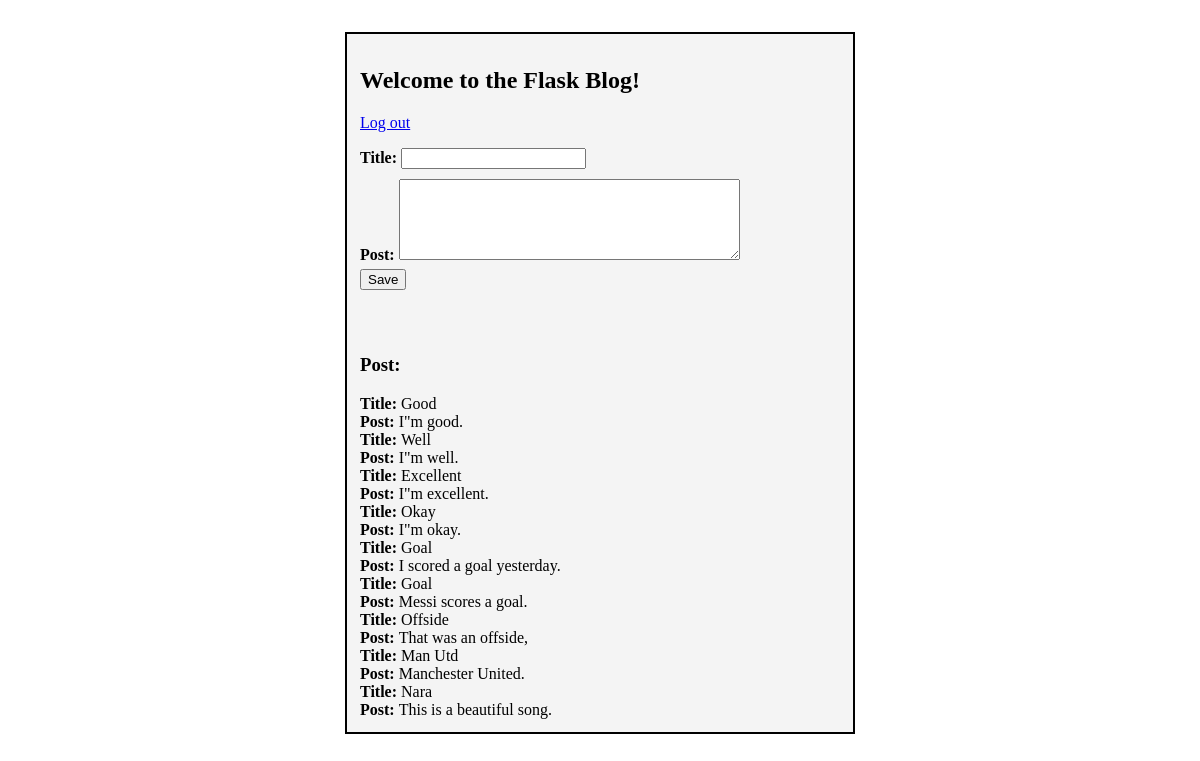
/main (signed in), run on the app's committed database.
### tables this page shows
CREATE TABLE posts(title TEXT, post TEXT);

### flask-blog/blog.py (the view)
@app.route("/main")
@login_required
def main():
	g.db = connect_db()
	cur = g.db.execute("SELECT title, post FROM posts")
	posts = [dict(title=row[0], post=row[1]) for row in cur.fetchall()]
	g.db.close()
	return render_template("main.html", posts=posts)

### flask-blog/blog.py (called while the page is built)
def connect_db():
	return sqlite3.connect(app.config["DATABASE"])

def login_required(test):
	@wraps(test)
	def wrap(*args, **kwargs):
		if "logged_in" in session:
			return test(*args, **kwargs)
		else:
			flash("You need to log in first.")
			return redirect(url_for("login"))
	return wrap

### flask-blog/templates/main.html
{% extends "template.html" %}
{% block content %}
	<h2>Welcome to the Flask Blog!</h2>
	<p><a href="{{ url_for('logout') }}">Log out</a></p>
	<form action="{{ url_for('add')}}" method="post" class="add">
		<div>
			<label>Title:</label>
			<input type="text" name="title">
		</div>
		<div>
			<label>Post:</label>
			<textarea name="post" rows="5" cols="40"></textarea>
		</div>
		<div>
			<input type="submit" name="" value="Save" class="button">
		</div>
	</form>
	<br>
	<br>
	<h3>Post: </h3>
	{% for p in posts %}
		<strong>Title: </strong>{{ p.title }}<br/>
		<strong>Post: </strong>{{ p.post }}<br/>
	{% endfor %}
{% endblock %}

### flask-blog/templates/template.html (shortened to what this page needs)
<!DOCTYPE html>
<html>
<head>
	<link rel="stylesheet" type="text/css" href="{{ url_for('static', filename='css/style.css') }}">
</head>
<body>
	<div class="container">
		{% block content %}
		{% endblock %}
	</div>
</body>
</html>

### flask-blog/static/css/style.css (style rules this page uses)
.container { background: #f4f4f4; margin: 2em auto; padding: 0.8em; width: 30em; border: 2px solid #000; }
label { margin: block; margin-bottom: 5px; font-weight: bold; }
login-wrapper, label { display: inline-block; }
input { margin-bottom: 10px; }

### data on the page
posts: title "Good", post "I\"m good."
posts: title "Well", post "I\"m well."
posts: title "Excellent", post "I\"m excellent."
posts: title "Okay", post "I\"m okay."
posts: title "Goal", post "I scored a goal yesterday."
posts: title "Goal", post "Messi scores a goal."
posts: title "Offside", post "That was an offside,"
posts: title "Man Utd", post "Manchester United."
posts: title "Nara", post "This is a beautiful song."
